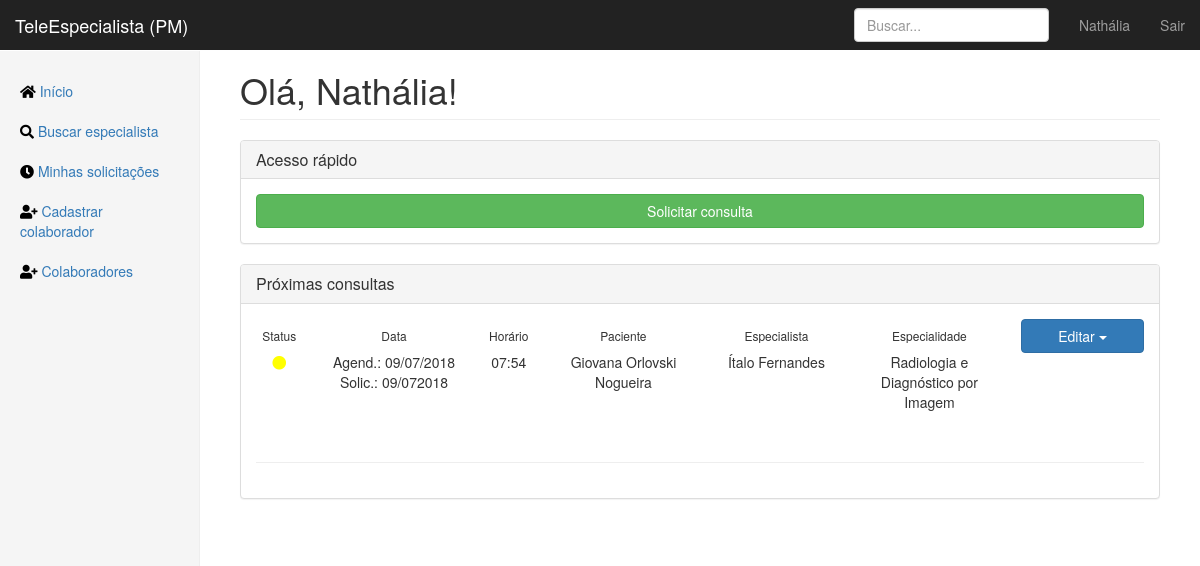
Before: /home (signed in) with the older database file.
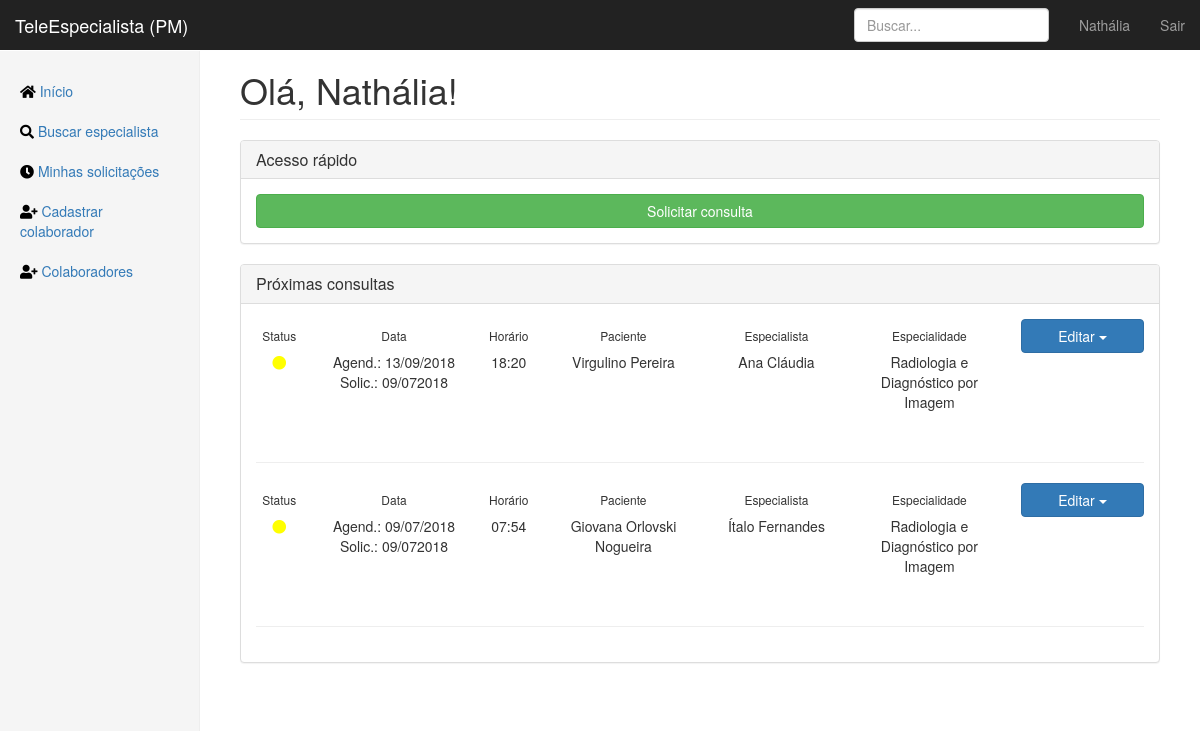
After: the same page with the newer database file.
### app/models.py (models this page shows, shortened)
class User(db.Model, UserMixin):
    id = db.Column(db.Integer, primary_key=True)
    email = db.Column(db.String(120), unique=True, nullable=False)
    password = db.Column(db.String(64), nullable=False)
    image_file = db.Column(db.String(100))
    crm = db.Column(db.Integer, unique=True, nullable=False)
    fullname = db.Column(db.String(256), nullable=False)
    birthdate = db.Column(db.DateTime)
    birthcity = db.Column(db.String(256))
    birthstate = db.Column(db.String(2))
    rg = db.Column(db.String(12), unique=True, nullable=False)
    cpf = db.Column(db.String(12), unique=True, nullable=False)
    cep = db.Column(db.Integer)
    place = db.Column(db.String(64))
    address = db.Column(db.String(256))
    neighborhood = db.Column(db.String(128))
    city = db.Column(db.String(128))
    state = db.Column(db.String(2))
    phone_1 = db.Column(db.String(16), nullable=False)
    phone_2 = db.Column(db.String(16))
    specialties = db.relationship('Specialty', secondary=joinsSpecialtyUser,
    backref=db.backref('doctors', lazy='dynamic'))
    consultas = db.relationship('Consulta', secondary=joinConsultaUser,
    backref=db.backref('doctors', lazy='dynamic'))
    shifts = db.relationship('Calendar', secondary=joinCalendarUser,
    backref=db.backref('doctor', lazy='dynamic'))

class Consulta(db.Model):
    id = db.Column(db.Integer, primary_key=True)
    data_solicitacao = db.Column(db.DateTime, default=datetime.datetime.now)
    data_agendada = db.Column(db.DateTime, default=datetime.datetime.now)
    nome_paciente = db.Column(db.String(256))
    status = db.Column(db.String(256), default="Aguardando") # Aguardando, Confirmada, Cancelada
    link_consulta = db.Column(db.String(256), default="Empty")
    def get_other_doctor(self, user_eu):
        return self.doctors.filter(User.id!=user_eu.id)[0]

class Specialty(db.Model):
    id = db.Column(db.Integer, primary_key=True)
    specialty = db.Column(db.String(64), unique=True, nullable=False)
    service_days = db.relationship('Calendar', backref='specialty')

### app/routes.py (the view)
@app.route("/home")
@login_required
def home():
    if current_user.specialties[0].specialty == 'Geral':
        homepage = 'home.html'
    else:
        homepage = 'homeSpecialist.html'
    return render_template(homepage, title="Início - TeleEspecialista")

### app/models.py (called while the page is built)
@login_manager.user_loader
def load_user(user_id):
    return User.query.get(int(user_id))

### app/templates/home.html (shortened to what this page needs)
{% extends "layout.html" %}
{% block content %}
<h1 class="page-header">Olá, {{ current_user.fullname.split(' ', 1)[0] }}!</h1>
<div class="panel panel-default">
    <div class="panel-heading">
        <h3 class="panel-title">Acesso rápido</h3>
    </div>
    <div class="panel-body">
        <div class="row">
            <div class="col-md-12">
                <a href="{{ url_for('search_specialist') }}" role="button" class="btn btn-success btn-block">Solicitar consulta</a>
            </div>
        </div>
    </div>
</div>
<div class="panel panel-default">
    <div class="panel-heading">
        <h3 class="panel-title">Próximas consultas</h3>
    </div>
    <div class="panel-body">
        {% for consulta in current_user.consultas[::-1] %}
        <div class="row">
            <div class="col-md-1 text-center">
                <h6>Status</h6>
                {% if consulta.status == "Aguardando" %}
                <i class="fas fa-circle" style="color:yellow;"></i>
                {% elif consulta.status == "Confirmada" %}
                <i class="fas fa-circle" style="color:lightgreen;"></i>
                {% elif consulta.status == "Pronto" %}
                <i class="fas fa-circle" style="color:blue;"></i>
                {% else %}
                <i class="fas fa-circle" style="color:red;"></i>
                {%endif%}
            </div>
            <div class="col-md-2 text-center">
                <h6>Data</h6>
                Agend.: {{ consulta.data_agendada.strftime('%d/%m/%Y') }}
                Solic.: {{ consulta.data_solicitacao.strftime('%d/%m%Y') }}
            </div>
            <div class="col-md-1 text-center">
                <h6>Horário</h6>
                <p>{{ consulta.data_agendada.strftime('%H:%M') }}</p>
            </div>
            <div class="col-md-2 text-center">
                <h6>Paciente</h6>
                <p>{{ consulta.nome_paciente }}</p>
            </div>
            <div class="col-md-2 text-center">
                <h6>Especialista</h6>
                <p>{{consulta.get_other_doctor(current_user).fullname}}</p>
            </div>
            <div class="col-md-2 text-center">
                <h6>Especialidade</h6>
                <p>{{consulta.get_other_doctor(current_user).specialties[0].specialty}}</p>
            </div>
            <div class="col-md-2">
                <div class="btn-group btn-block">
                    <button type="button" class="btn btn-primary dropdown-toggle btn-block" data-toggle="dropdown" aria-haspopup="true" aria-expanded="false">
                        Editar <span class="caret"></span>
                    </button>
                </div>
            </div>
        </div>
        <br><hr>
        {% endfor %}
    </div>
</div>
{% endblock content %}

### app/templates/layout.html (shortened to what this page needs)
<!DOCTYPE html>
<html lang="pt-br">
<head>
    <link rel="stylesheet" href="https://use.fontawesome.com/releases/v5.0.13/css/all.css">
    <link href="{{ url_for('static', filename='css/bootstrap.min.css') }}" rel="stylesheet" type="text/css">
    <link href="{{ url_for('static', filename='css/dashboard.css') }}" rel="stylesheet" type="text/css">
    <link href="{{ url_for('static', filename='css/mainLogged.css') }}" rel="stylesheet" type="text/css">
</head>
<body>
    <nav class="navbar navbar-inverse navbar-fixed-top">
        <div class="container-fluid">
            <div class="navbar-header">
                <a class="navbar-brand" href="{{ url_for('home') }}">TeleEspecialista (PM)</a>
            </div>
            <div id="navbar" class="navbar-collapse collapse">
                <ul class="nav navbar-nav navbar-right">
                    <li><a href="{{ url_for("account") }}">{{current_user.fullname.split()[0]}}</a></li>
                    <li><a href="{{ url_for("logout") }}">Sair</a></li>
                </ul>
                <form class="navbar-form navbar-right">
                    <input type="text" class="form-control" placeholder="Buscar...">
                </form>
            </div>
        </div>
    </nav>
    <div class="container-fluid">
        <div class="row">
            <div class="col-sm-3 col-md-2 sidebar">
                <ul class="nav nav-sidebar">
                    <li><a href="{{ url_for("home") }}"> <i class="fa fa-home" style="color:black"></i>
                        Início<span class="sr-only">(current)</span></a></li>
                    <li><a href="{{ url_for("search_specialist") }}"><i class="fa fa-search" style="color:black"></i>
                        Buscar especialista</a></li>
                    <li><a href="{{ url_for("check_requests") }}"><i class="fa fa-clock" style="color:black"></i>
                        Minhas solicitações</a></li>
                    <li><a href="{{ url_for("register") }}"><i class="fa fa-user-plus" style="color:black"></i>
                        Cadastrar colaborador</a></li>
                    <li><a href="{{ url_for("staff") }}"><i class="fa fa-user-plus" style="color:black"></i>
                        Colaboradores</a></li>
                </ul>
            </div>
            <div class="col-sm-9 col-sm-offset-3 col-md-10 col-md-offset-2 main">
                {% block content %}
                {% endblock content %}
            </div>
        </div>
    </div>
</body>
</html>

### app/static/css/dashboard.css (style rules this page uses)
body { padding-top: 50px; }
.navbar-fixed-top { border: 0; }
.sidebar { display: none; }
@media (min-width: 768px) { .sidebar { position: fixed; top: 51px; bottom: 0; left: 0; z-index: 1000; display: block; padding: 20px; overflow-x: hidden; overflow-y: auto; background-color: #f5f5f5; border-right: 1px solid #eee; } }
.nav-sidebar { margin-right: -21px; margin-bottom: 20px; margin-left: -20px; }
.nav-sidebar > li > a { padding-right: 20px; padding-left: 20px; }
.main { padding: 20px; }
@media (min-width: 768px) { .main { padding-right: 40px; padding-left: 40px; } }
.main .page-header { margin-top: 0; }

Changed rows visible on the page:
added Consulta: status "Aguardando" (drawn), data_agendada "13/09/2018", data_solicitacao "09/072018", data_agendada "18:20", nome_paciente "Virgulino Pereira", get_other_doctor "Ana Cláudia", get_other_doctor "Radiologia e Diagnóstico por Imagem"
